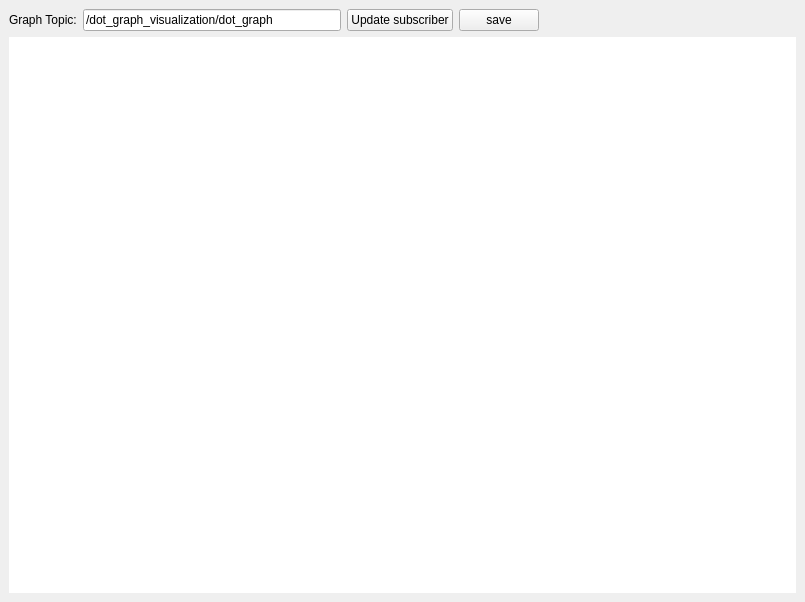
<?xml version="1.0" encoding="UTF-8"?>
<ui version="4.0">
 <class>GraphVisualization</class>
 <widget class="QWidget" name="DotGraphVisualization">
  <property name="geometry">
   <rect>
    <x>0</x>
    <y>0</y>
    <width>805</width>
    <height>602</height>
   </rect>
  </property>
  <property name="sizePolicy">
   <sizepolicy hsizetype="Expanding" vsizetype="Expanding">
    <horstretch>0</horstretch>
    <verstretch>0</verstretch>
   </sizepolicy>
  </property>
  <property name="windowTitle">
   <string>DOT Graph Visualization</string>
  </property>
  <layout class="QVBoxLayout" name="verticalLayout">
   <property name="spacing">
    <number>6</number>
   </property>
   <property name="leftMargin">
    <number>9</number>
   </property>
   <property name="topMargin">
    <number>9</number>
   </property>
   <property name="rightMargin">
    <number>9</number>
   </property>
   <property name="bottomMargin">
    <number>9</number>
   </property>
   <item>
    <layout class="QHBoxLayout" name="horizontalLayout_2">
     <item>
      <widget class="QLabel" name="label">
       <property name="text">
        <string>Graph Topic:</string>
       </property>
      </widget>
     </item>
     <item>
      <widget class="QLineEdit" name="topicText">
       <property name="enabled">
        <bool>true</bool>
       </property>
       <property name="autoFillBackground">
        <bool>false</bool>
       </property>
       <property name="text">
        <string>/dot_graph_visualization/dot_graph</string>
       </property>
       <property name="frame">
        <bool>true</bool>
       </property>
       <property name="readOnly">
        <bool>false</bool>
       </property>
      </widget>
     </item>
     <item>
      <widget class="QPushButton" name="refreshButton">
       <property name="layoutDirection">
        <enum>Qt::LeftToRight</enum>
       </property>
       <property name="text">
        <string>Update subscriber</string>
       </property>
      </widget>
     </item>
     <item>
      <widget class="QPushButton" name="saveButton">
       <property name="text">
        <string>save</string>
       </property>
      </widget>
     </item>
     <item>
      <spacer name="horizontalSpacer_2">
       <property name="orientation">
        <enum>Qt::Horizontal</enum>
       </property>
       <property name="sizeType">
        <enum>QSizePolicy::Expanding</enum>
       </property>
       <property name="sizeHint" stdset="0">
        <size>
         <width>100</width>
         <height>20</height>
        </size>
       </property>
      </spacer>
     </item>
    </layout>
   </item>
   <item>
    <widget class="DotWidget" name="xdot_widget" native="true">
     <property name="sizePolicy">
      <sizepolicy hsizetype="Expanding" vsizetype="Expanding">
       <horstretch>0</horstretch>
       <verstretch>0</verstretch>
      </sizepolicy>
     </property>
     <property name="minimumSize">
      <size>
       <width>100</width>
       <height>100</height>
      </size>
     </property>
     <property name="palette">
      <palette>
       <active>
        <colorrole role="WindowText">
         <brush brushstyle="SolidPattern">
          <color alpha="255">
           <red>0</red>
           <green>0</green>
           <blue>0</blue>
          </color>
         </brush>
        </colorrole>
        <colorrole role="Button">
         <brush brushstyle="SolidPattern">
          <color alpha="255">
           <red>255</red>
           <green>255</green>
           <blue>255</blue>
          </color>
         </brush>
        </colorrole>
        <colorrole role="Light">
         <brush brushstyle="SolidPattern">
          <color alpha="255">
           <red>255</red>
           <green>255</green>
           <blue>255</blue>
          </color>
         </brush>
        </colorrole>
        <colorrole role="Midlight">
         <brush brushstyle="SolidPattern">
          <color alpha="255">
           <red>255</red>
           <green>255</green>
           <blue>255</blue>
          </color>
         </brush>
        </colorrole>
        <colorrole role="Dark">
         <brush brushstyle="SolidPattern">
          <color alpha="255">
           <red>127</red>
           <green>127</green>
           <blue>127</blue>
          </color>
         </brush>
        </colorrole>
        <colorrole role="Mid">
         <brush brushstyle="SolidPattern">
          <color alpha="255">
           <red>170</red>
           <green>170</green>
           <blue>170</blue>
          </color>
         </brush>
        </colorrole>
        <colorrole role="Text">
         <brush brushstyle="SolidPattern">
          <color alpha="255">
           <red>0</red>
           <green>0</green>
           <blue>0</blue>
          </color>
         </brush>
        </colorrole>
        <colorrole role="BrightText">
         <brush brushstyle="SolidPattern">
          <color alpha="255">
           <red>255</red>
           <green>255</green>
           <blue>255</blue>
          </color>
         </brush>
        </colorrole>
        <colorrole role="ButtonText">
         <brush brushstyle="SolidPattern">
          <color alpha="255">
           <red>0</red>
           <green>0</green>
           <blue>0</blue>
          </color>
         </brush>
        </colorrole>
        <colorrole role="Base">
         <brush brushstyle="SolidPattern">
          <color alpha="255">
           <red>255</red>
           <green>255</green>
           <blue>255</blue>
          </color>
         </brush>
        </colorrole>
        <colorrole role="Window">
         <brush brushstyle="SolidPattern">
          <color alpha="255">
           <red>255</red>
           <green>255</green>
           <blue>255</blue>
          </color>
         </brush>
        </colorrole>
        <colorrole role="Shadow">
         <brush brushstyle="SolidPattern">
          <color alpha="255">
           <red>0</red>
           <green>0</green>
           <blue>0</blue>
          </color>
         </brush>
        </colorrole>
        <colorrole role="AlternateBase">
         <brush brushstyle="SolidPattern">
          <color alpha="255">
           <red>255</red>
           <green>255</green>
           <blue>255</blue>
          </color>
         </brush>
        </colorrole>
        <colorrole role="ToolTipBase">
         <brush brushstyle="SolidPattern">
          <color alpha="255">
           <red>255</red>
           <green>255</green>
           <blue>220</blue>
          </color>
         </brush>
        </colorrole>
        <colorrole role="ToolTipText">
         <brush brushstyle="SolidPattern">
          <color alpha="255">
           <red>0</red>
           <green>0</green>
           <blue>0</blue>
          </color>
         </brush>
        </colorrole>
       </active>
       <inactive>
        <colorrole role="WindowText">
         <brush brushstyle="SolidPattern">
          <color alpha="255">
           <red>0</red>
           <green>0</green>
           <blue>0</blue>
          </color>
         </brush>
        </colorrole>
        <colorrole role="Button">
         <brush brushstyle="SolidPattern">
          <color alpha="255">
           <red>255</red>
           <green>255</green>
           <blue>255</blue>
          </color>
         </brush>
        </colorrole>
        <colorrole role="Light">
         <brush brushstyle="SolidPattern">
          <color alpha="255">
           <red>255</red>
           <green>255</green>
           <blue>255</blue>
          </color>
         </brush>
        </colorrole>
        <colorrole role="Midlight">
         <brush brushstyle="SolidPattern">
          <color alpha="255">
           <red>255</red>
           <green>255</green>
           <blue>255</blue>
          </color>
         </brush>
        </colorrole>
        <colorrole role="Dark">
         <brush brushstyle="SolidPattern">
          <color alpha="255">
           <red>127</red>
           <green>127</green>
           <blue>127</blue>
          </color>
         </brush>
        </colorrole>
        <colorrole role="Mid">
         <brush brushstyle="SolidPattern">
          <color alpha="255">
           <red>170</red>
           <green>170</green>
           <blue>170</blue>
          </color>
         </brush>
        </colorrole>
        <colorrole role="Text">
         <brush brushstyle="SolidPattern">
          <color alpha="255">
           <red>0</red>
           <green>0</green>
           <blue>0</blue>
          </color>
         </brush>
        </colorrole>
        <colorrole role="BrightText">
         <brush brushstyle="SolidPattern">
          <color alpha="255">
           <red>255</red>
           <green>255</green>
           <blue>255</blue>
          </color>
         </brush>
        </colorrole>
        <colorrole role="ButtonText">
         <brush brushstyle="SolidPattern">
          <color alpha="255">
           <red>0</red>
           <green>0</green>
           <blue>0</blue>
          </color>
         </brush>
        </colorrole>
        <colorrole role="Base">
         <brush brushstyle="SolidPattern">
          <color alpha="255">
           <red>255</red>
           <green>255</green>
           <blue>255</blue>
          </color>
         </brush>
        </colorrole>
        <colorrole role="Window">
         <brush brushstyle="SolidPattern">
          <color alpha="255">
           <red>255</red>
           <green>255</green>
           <blue>255</blue>
          </color>
         </brush>
        </colorrole>
        <colorrole role="Shadow">
         <brush brushstyle="SolidPattern">
          <color alpha="255">
           <red>0</red>
           <green>0</green>
           <blue>0</blue>
          </color>
         </brush>
        </colorrole>
        <colorrole role="AlternateBase">
         <brush brushstyle="SolidPattern">
          <color alpha="255">
           <red>255</red>
           <green>255</green>
           <blue>255</blue>
          </color>
         </brush>
        </colorrole>
        <colorrole role="ToolTipBase">
         <brush brushstyle="SolidPattern">
          <color alpha="255">
           <red>255</red>
           <green>255</green>
           <blue>220</blue>
          </color>
         </brush>
        </colorrole>
        <colorrole role="ToolTipText">
         <brush brushstyle="SolidPattern">
          <color alpha="255">
           <red>0</red>
           <green>0</green>
           <blue>0</blue>
          </color>
         </brush>
        </colorrole>
       </inactive>
       <disabled>
        <colorrole role="WindowText">
         <brush brushstyle="SolidPattern">
          <color alpha="255">
           <red>127</red>
           <green>127</green>
           <blue>127</blue>
          </color>
         </brush>
        </colorrole>
        <colorrole role="Button">
         <brush brushstyle="SolidPattern">
          <color alpha="255">
           <red>255</red>
           <green>255</green>
           <blue>255</blue>
          </color>
         </brush>
        </colorrole>
        <colorrole role="Light">
         <brush brushstyle="SolidPattern">
          <color alpha="255">
           <red>255</red>
           <green>255</green>
           <blue>255</blue>
          </color>
         </brush>
        </colorrole>
        <colorrole role="Midlight">
         <brush brushstyle="SolidPattern">
          <color alpha="255">
           <red>255</red>
           <green>255</green>
           <blue>255</blue>
          </color>
         </brush>
        </colorrole>
        <colorrole role="Dark">
         <brush brushstyle="SolidPattern">
          <color alpha="255">
           <red>127</red>
           <green>127</green>
           <blue>127</blue>
          </color>
         </brush>
        </colorrole>
        <colorrole role="Mid">
         <brush brushstyle="SolidPattern">
          <color alpha="255">
           <red>170</red>
           <green>170</green>
           <blue>170</blue>
          </color>
         </brush>
        </colorrole>
        <colorrole role="Text">
         <brush brushstyle="SolidPattern">
          <color alpha="255">
           <red>127</red>
           <green>127</green>
           <blue>127</blue>
          </color>
         </brush>
        </colorrole>
        <colorrole role="BrightText">
         <brush brushstyle="SolidPattern">
          <color alpha="255">
           <red>255</red>
           <green>255</green>
           <blue>255</blue>
          </color>
         </brush>
        </colorrole>
        <colorrole role="ButtonText">
         <brush brushstyle="SolidPattern">
          <color alpha="255">
           <red>127</red>
           <green>127</green>
           <blue>127</blue>
          </color>
         </brush>
        </colorrole>
        <colorrole role="Base">
         <brush brushstyle="SolidPattern">
          <color alpha="255">
           <red>255</red>
           <green>255</green>
           <blue>255</blue>
          </color>
         </brush>
        </colorrole>
        <colorrole role="Window">
         <brush brushstyle="SolidPattern">
          <color alpha="255">
           <red>255</red>
           <green>255</green>
           <blue>255</blue>
          </color>
         </brush>
        </colorrole>
        <colorrole role="Shadow">
         <brush brushstyle="SolidPattern">
          <color alpha="255">
           <red>0</red>
           <green>0</green>
           <blue>0</blue>
          </color>
         </brush>
        </colorrole>
        <colorrole role="AlternateBase">
         <brush brushstyle="SolidPattern">
          <color alpha="255">
           <red>255</red>
           <green>255</green>
           <blue>255</blue>
          </color>
         </brush>
        </colorrole>
        <colorrole role="ToolTipBase">
         <brush brushstyle="SolidPattern">
          <color alpha="255">
           <red>255</red>
           <green>255</green>
           <blue>220</blue>
          </color>
         </brush>
        </colorrole>
        <colorrole role="ToolTipText">
         <brush brushstyle="SolidPattern">
          <color alpha="255">
           <red>0</red>
           <green>0</green>
           <blue>0</blue>
          </color>
         </brush>
        </colorrole>
       </disabled>
      </palette>
     </property>
     <property name="cursor">
      <cursorShape>PointingHandCursor</cursorShape>
     </property>
     <property name="mouseTracking">
      <bool>true</bool>
     </property>
     <property name="focusPolicy">
      <enum>Qt::NoFocus</enum>
     </property>
     <property name="contextMenuPolicy">
      <enum>Qt::ActionsContextMenu</enum>
     </property>
     <property name="autoFillBackground">
      <bool>true</bool>
     </property>
     <property name="styleSheet">
      <string notr="true"/>
     </property>
    </widget>
   </item>
  </layout>
 </widget>
 <customwidgets>
  <customwidget>
   <class>DotWidget</class>
   <extends>QWidget</extends>
   <header>dot_graph_visualization.xdot_qt</header>
  </customwidget>
 </customwidgets>
 <resources/>
 <connections/>
</ui>
